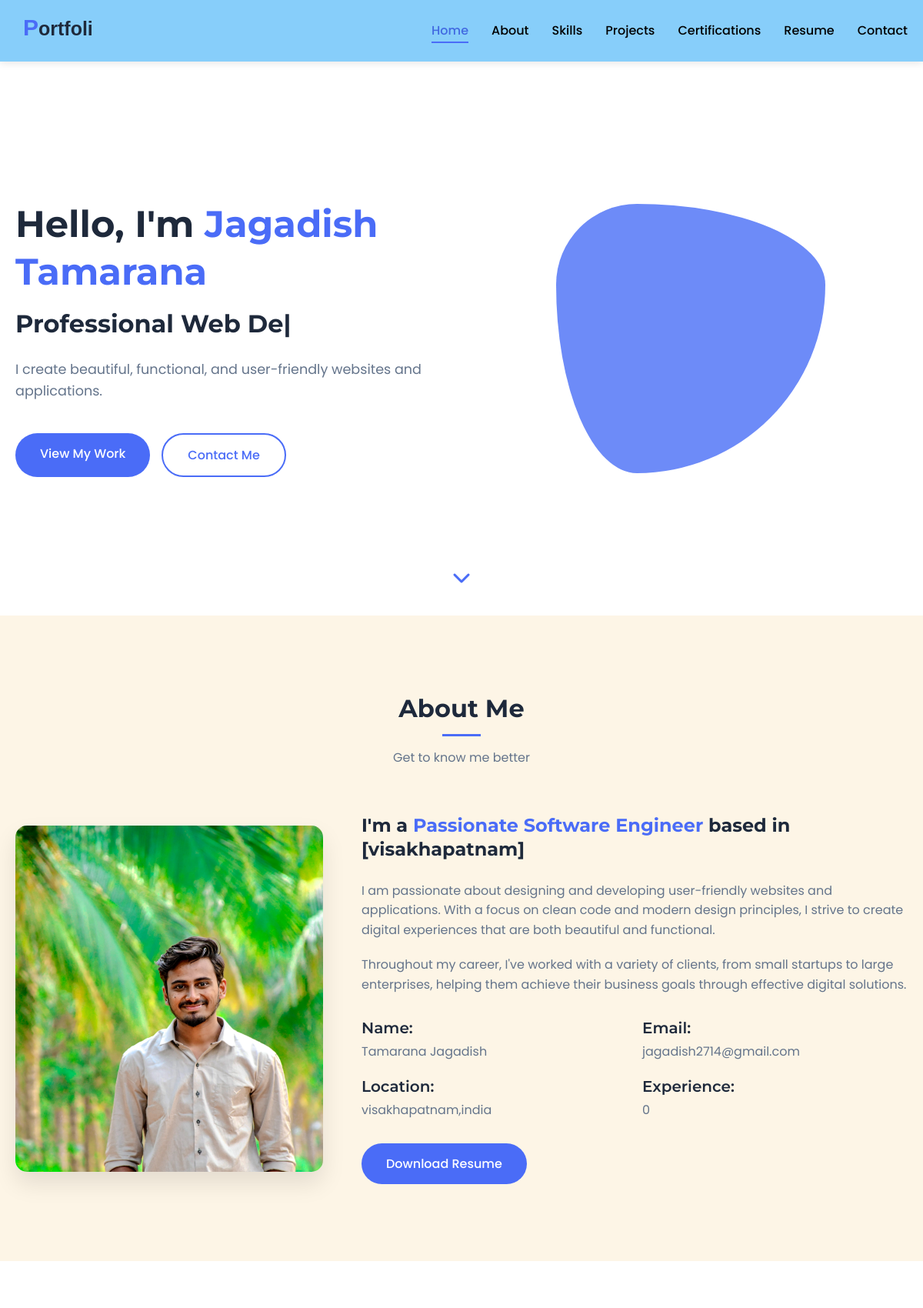
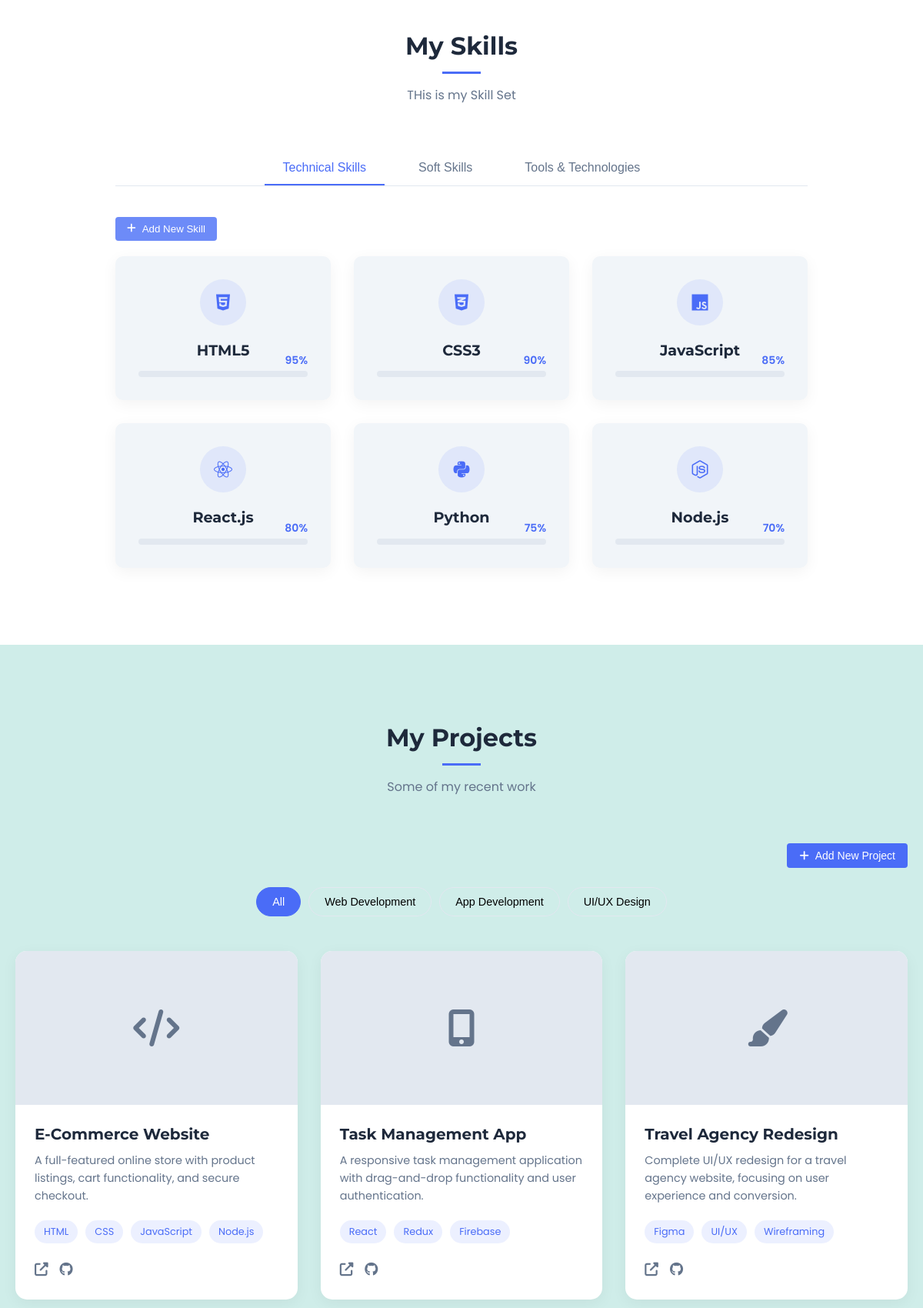
The page / (upper part) on the database its author committed (2 pictures, top to bottom).
### models.py (models this page shows, shortened)
class Skill(db.Model):
    id = db.Column(db.Integer, primary_key=True)
    name = db.Column(db.String(100), nullable=False)
    icon = db.Column(db.String(100), nullable=False)
    category = db.Column(db.String(50), nullable=False)  # 'technical', 'soft', or 'tools'
    proficiency = db.Column(db.Integer, default=0)  # value from 0-100 for progress bar

class Project(db.Model):
    id = db.Column(db.Integer, primary_key=True)
    title = db.Column(db.String(100), nullable=False)
    description = db.Column(db.Text, nullable=False)
    icon = db.Column(db.String(100), nullable=False)  # For placeholder icon (e.g. 'fas fa-code')
    category = db.Column(db.String(50), nullable=False)  # 'web', 'app', 'design', etc.
    live_link = db.Column(db.String(255), nullable=True)
    code_link = db.Column(db.String(255), nullable=True)
    tags = db.Column(db.Text, nullable=True)  # Comma-separated list of tags
    def to_dict(self):
        return {
            'id': self.id,
            'title': self.title,
            'description': self.description,
            'icon': self.icon,
            'category': self.category,
            'live_link': self.live_link,
            'code_link': self.code_link,
            'tags': self.tags.split(',') if self.tags else []
        }

### app.py (the view)
@app.route('/')
def index():
    technical_skills = Skill.query.filter_by(category="technical").all()
    soft_skills = Skill.query.filter_by(category="soft").all()
    tools_skills = Skill.query.filter_by(category="tools").all()
    projects = Project.query.all()
    certifications = Certification.query.all()
    return render_template('index.html',
                          technical_skills=technical_skills,
                          soft_skills=soft_skills,
                          tools_skills=tools_skills,
                          projects=projects,
                          certifications=certifications)

### templates/index.html (shortened to what this page needs)
{% extends 'base.html' %}
{% block content %}
<section id="home" class="hero-section">
    <div class="container">
        <div class="hero-content">
            <div class="hero-text">
                <h1>Hello, I'm <span class="highlight">Jagadish Tamarana</span></h1>
                <h2>Professional <span class="typed-text"></span></h2>
                <p>I create beautiful, functional, and user-friendly websites and applications.</p>
                <div class="hero-btns">
                    <a href="#projects" class="btn btn-primary">View My Work</a>
                    <a href="#contact" class="btn btn-secondary">Contact Me</a>
                </div>
            </div>
            <div class="hero-image">
                <div class="hero-shape"></div>
            </div>
        </div>
    </div>
    <div class="scroll-down">
        <a href="#about"><i class="fas fa-chevron-down"></i></a>
    </div>
</section>
<section id="about" class="about-section">
    <div class="container">
        <div class="section-header">
            <h2>About Me</h2>
            <p>Get to know me better</p>
        </div>
        <div class="about-content">
            <div class="about-image">
                <div class="image-frame">
                    <img src="/static/assets/myphoto.jpg" alt="profile photo">
                </div>
            </div>
            <div class="about-text">
                <h3>I'm a <span class="highlight">Passionate Software Engineer</span> based in [visakhapatnam]</h3>
                <p>I am passionate about designing and developing user-friendly websites and applications. With a focus on clean code and modern design principles, I strive to create digital experiences that are both beautiful and functional.</p>
                <p>Throughout my career, I've worked with a variety of clients, from small startups to large enterprises, helping them achieve their business goals through effective digital solutions.</p>
                <div class="about-info">
                    <div class="info-item">
                        <h4>Name:</h4>
                        <p>Tamarana Jagadish</p>
                    </div>
                    <div class="info-item">
                        <h4>Email:</h4>
                        <p>jagadish2714@gmail.com</p>
                    </div>
                    <div class="info-item">
                        <h4>Location:</h4>
                        <p>visakhapatnam,india</p>
                    </div>
                    <div class="info-item">
                        <h4>Experience:</h4>
                        <p>0</p>
                    </div>
                </div>
                <a href="/static/files/resume.pdf" class="btn btn-primary">Download Resume</a>
            </div>
        </div>
    </div>
</section>
<section id="skills" class="skills-section">
    <div class="container">
        <div class="section-header">
            <h2>My Skills</h2>
            <p>THis is my Skill Set</p>
        </div>
        <div class="skills-categories">
            <div class="category-tabs">
                <button class="tab-btn active" data-target="technical">Technical Skills</button>
                <button class="tab-btn" data-target="soft">Soft Skills</button>
                <button class="tab-btn" data-target="tools">Tools & Technologies</button>
            </div>
            <div class="skills-content">
                <div class="skills-tab active" id="technical">
                    <div class="skills-admin-controls">
                        <button id="add-technical-skill" class="add-skill-btn">
                            <i class="fas fa-plus"></i> Add New Skill
                        </button>
                    </div>
                    <div class="skills-grid">
                        {% for skill in technical_skills %}
                        <div class="skill-item" data-skill-id="{{ skill.id }}">
                            <div class="skill-icon">
                                <i class="{{ skill.icon }}"></i>
                            </div>
                            <h3>{{ skill.name }}</h3>
                            {% if skill.proficiency > 0 %}
                            <div class="skill-progress">
                                <span>{{ skill.proficiency }}%</span>
                            </div>
                            {% endif %}
                        </div>
                        {% endfor %}
                    </div>
                </div>
            </div>
        </div>
    </div>
</section>
<section id="projects" class="projects-section">
    <div class="container">
        <div class="section-header">
            <h2>My Projects</h2>
            <p>Some of my recent work</p>
        </div>
        <div class="projects-admin-controls">
            <button id="add-project" class="add-project-btn">
                <i class="fas fa-plus"></i> Add New Project
            </button>
        </div>
        <div class="projects-filter">
            <button class="filter-btn active" data-filter="all">All</button>
            <button class="filter-btn" data-filter="web">Web Development</button>
            <button class="filter-btn" data-filter="app">App Development</button>
            <button class="filter-btn" data-filter="design">UI/UX Design</button>
        </div>
        <div class="projects-grid">
            {% for project in projects %}
            <div class="project-item" data-category="{{ project.category }}" data-project-id="{{ project.id }}">
                <div class="project-img">
                    <div class="placeholder-project">
                        <i class="{{ project.icon }}"></i>
                    </div>
                </div>
                <div class="project-info">
                    <h3>{{ project.title }}</h3>
                    <p>{{ project.description }}</p>
                    <div class="project-tags">
                        {% for tag in project.to_dict()['tags'] %}
                        <span>{{ tag }}</span>
                        {% endfor %}
                    </div>
                    <div class="project-links">
                        {% if project.live_link %}
                        <a href="{{ project.live_link }}" class="project-link" target="_blank" aria-label="View Live"><i class="fas fa-external-link-alt"></i></a>
                        {% endif %}
                        {% if project.code_link %}
                        <a href="{{ project.code_link }}" class="project-link" target="_blank" aria-label="View Code"><i class="fab fa-github"></i></a>
                        {% endif %}
                    </div>
                </div>
            </div>
            {% endfor %}
        </div>
    </div>
</section>
{% endblock %}

### templates/base.html (shortened to what this page needs)
<!DOCTYPE html>
<html lang="en">
<head>
    <link rel="stylesheet" href="https://cdnjs.cloudflare.com/ajax/libs/font-awesome/6.4.0/css/all.min.css">
    <link rel="stylesheet" href="{{ url_for('static', filename='css/style.css') }}">
    <link rel="stylesheet" href="{{ url_for('static', filename='css/responsive.css') }}">
    <link rel="stylesheet" href="{{ url_for('static', filename='css/admin.css') }}">
</head>
<body>
    <header>
        <div class="container">
            <div class="logo">
                <a href="#">
                    <img src="{{ url_for('static', filename='assets/logo.svg') }}" alt="Portfolio Logo">
                </a>
            </div>
            <nav>
                <ul class="nav-menu">
                    <li><a href="#home" class="nav-link active">Home</a></li>
                    <li><a href="#about" class="nav-link">About</a></li>
                    <li><a href="#skills" class="nav-link">Skills</a></li>
                    <li><a href="#projects" class="nav-link">Projects</a></li>
                    <li><a href="#certifications" class="nav-link">Certifications</a></li>
                    <li><a href="#resume" class="nav-link">Resume</a></li>
                    <li><a href="#contact" class="nav-link">Contact</a></li>
                </ul>
            </nav>
        </div>
    </header>
    <main>
        {% block content %}{% endblock %}
    </main>
</body>
</html>

### static/css/admin.css (style rules this page uses)
.projects-admin-controls, .certifications-admin-controls { display: flex; justify-content: flex-end; margin-bottom: 20px; }
.add-project-btn, .add-certification-btn { padding: 8px 16px; background-color: var(--primary-color); color: white; border: none; border-radius: 4px; cursor: pointer; font-size: 14px; display: flex; align-items: center; transition: var(--transition); }
.add-project-btn i, .add-certification-btn i { margin-right: 8px; }

### rows shown on the page
Skill: name "HTML5", proficiency "95"
Skill: name "CSS3", proficiency "90"
Skill: name "JavaScript", proficiency "85"
Skill: name "React.js", proficiency "80"
Skill: name "Python", proficiency "75"
Skill: name "Node.js", proficiency "70"
Project: title "E-Commerce Website", description "A full-featured online store with product listings, cart functionality, and secure checkout.", tag "HTML" "CSS" "JavaScript" "Node.js"
Project: title "Task Management App", description "A responsive task management application with drag-and-drop functionality and user authentication.", tag "React" "Redux" "Firebase"
Project: title "Travel Agency Redesign", description "Complete UI/UX redesign for a travel agency website, focusing on user experience and conversion.", tag "Figma" "UI/UX" "Wireframing"
